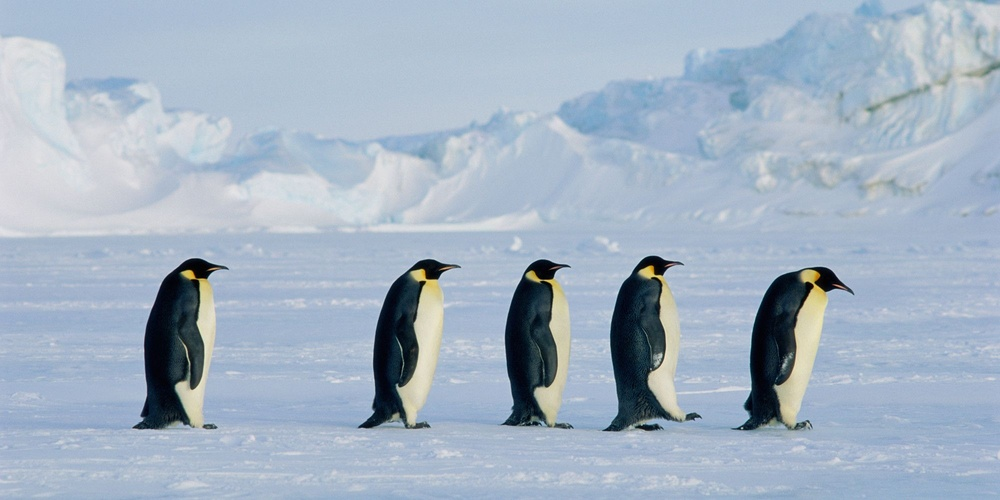
#> input picture 1/pic/penguin4.jpeg, 1000 x 500 px, shrunk from 2000 x 1000 before the run
$ jupyter execute Untitled.ipynb
#> lines starting #> are read from the running program, lines starting #| are printed output that depends on the picture; after the words box and inside, x2 and y2 are one past the last pixel; in counts of white or black regions, pixels touching at a corner belong together
[cell 1]
import cv2
import numpy as np
import matplotlib.pyplot as plt

[cell 2]
image = cv2.imread('pic/penguin4.jpeg',cv2.IMREAD_GRAYSCALE)
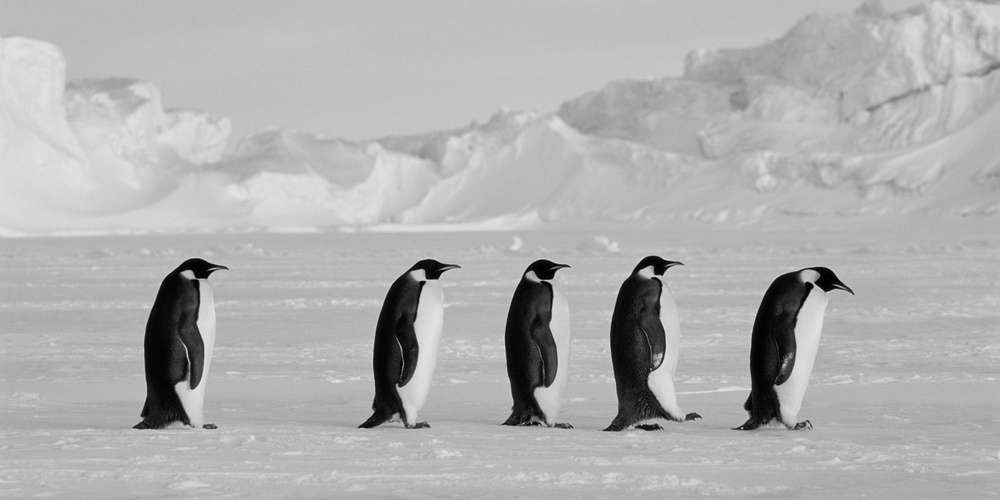
#> image: shape (500, 1000); min 0, max 232, mean 175.7

image = 255 - image
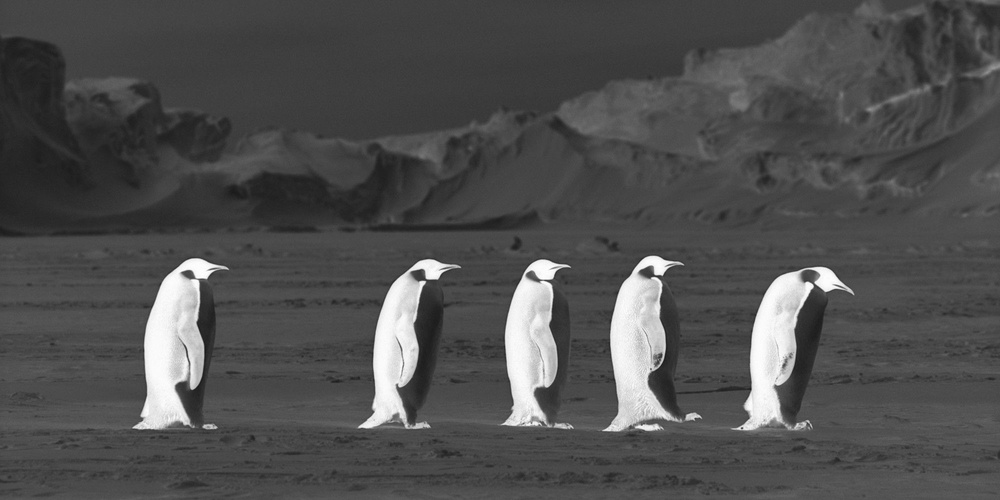
#> image: shape (500, 1000); min 23, max 255, mean 79.3

plt.imshow(image , cmap = 'gray')

[cell 3]
_,threshold = cv2.threshold(image,127,255,cv2.THRESH_BINARY)
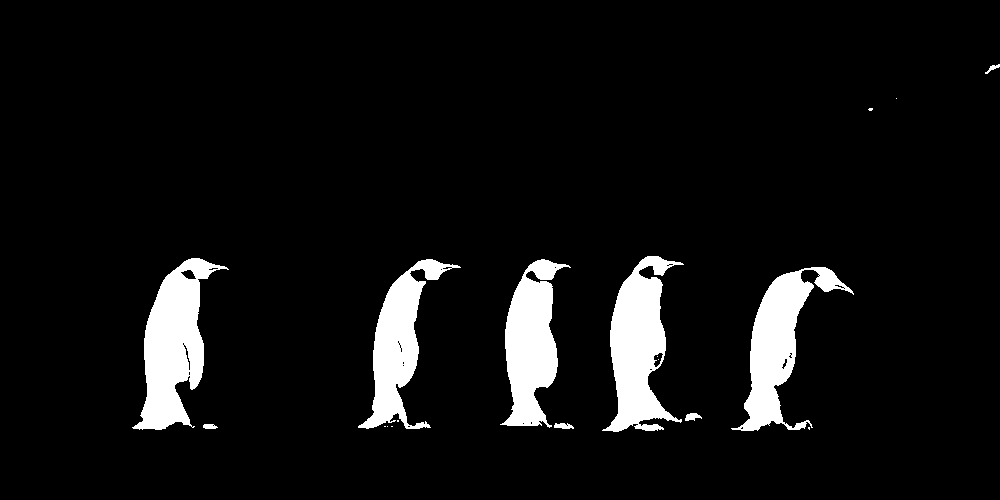
#> threshold: shape (500, 1000); 6.9% white; 18 white regions (9 under 20 px)
plt.imshow(threshold , cmap = 'gray')

[cell 4]
contours,_ = cv2.findContours(threshold,cv2.RETR_EXTERNAL , cv2.CHAIN_APPROX_SIMPLE)
#> contours = 16 contours, 7 with area under 20; largest, box (x1, y1, x2, y2) and area: (132, 258, 229, 430) 7658, (602, 256, 684, 432) 7152, (731, 267, 854, 431) 6396, (500, 259, 571, 428) 6220, (358, 259, 461, 429) 5661

for c in contours:
    if len(c) > 90:
        x, y, w, h = cv2.boundingRect(c)
        cv2.rectangle(image,(x,y),(x+w , y+h),(127,127,127),4)
        print(len(c))
#> this loop made 16 passes
#> (x, y, w, h) on passes 9 to 13: (731, 267, 123, 164), (500, 259, 71, 169), (358, 259, 103, 170), (132, 258, 97, 172), (602, 256, 82, 176)
#> c on passes 1, 2, 3, 4, 7, 15: [[808, 427], [808, 428], [809, 429], [809, 427]], [[391, 426], [392, 426]], [[387, 426]], [[384, 426], [385, 426]], [[397, 420], [397, 421], [398, 421], [398, 420]], [[896, 98]]
#| 312
#| 235
#| 281
#| 237
#| 283
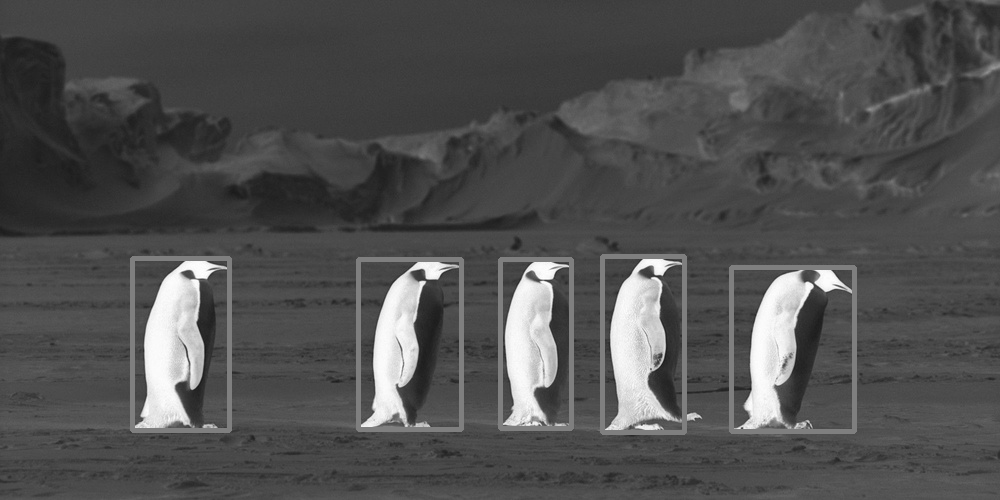
#> image: shape (500, 1000); 2.64% of pixels changed, all inside (x1, y1, x2, y2) = (130, 254, 857, 435)

plt.imshow(image , cmap = 'gray')
cv2.imwrite('result.jpg',image)
#> Out = True
